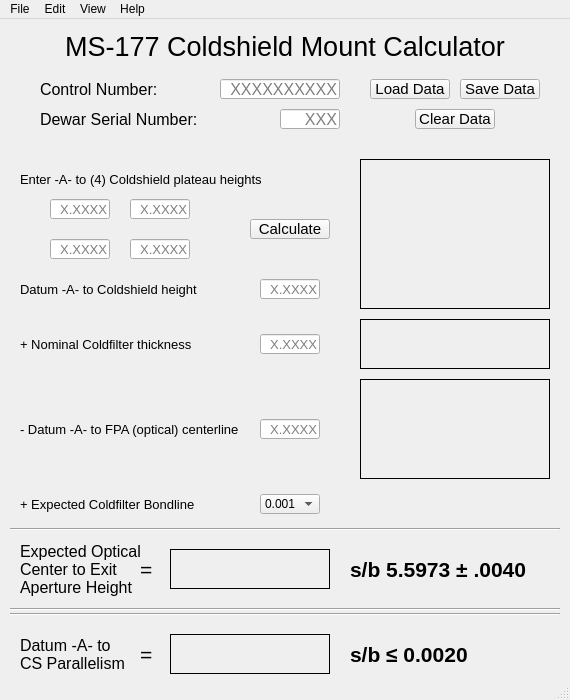
<?xml version="1.0" encoding="UTF-8"?>
<ui version="4.0">
 <class>MountCS</class>
 <widget class="QMainWindow" name="MountCS">
  <property name="geometry">
   <rect>
    <x>0</x>
    <y>0</y>
    <width>570</width>
    <height>700</height>
   </rect>
  </property>
  <property name="sizePolicy">
   <sizepolicy hsizetype="Preferred" vsizetype="Preferred">
    <horstretch>0</horstretch>
    <verstretch>0</verstretch>
   </sizepolicy>
  </property>
  <property name="minimumSize">
   <size>
    <width>570</width>
    <height>700</height>
   </size>
  </property>
  <property name="maximumSize">
   <size>
    <width>570</width>
    <height>700</height>
   </size>
  </property>
  <property name="cursor">
   <cursorShape>ArrowCursor</cursorShape>
  </property>
  <property name="windowTitle">
   <string>SBF-51801 Coldstack Calculator</string>
  </property>
  <property name="windowIcon">
   <iconset>
    <normalon>:/images/sbf40010/SHARED/DEWAR/PUBLIC/DF/177/calcSupport/LM.ico</normalon>
   </iconset>
  </property>
  <widget class="QWidget" name="centralWidget">
   <widget class="QLabel" name="labelHeader">
    <property name="geometry">
     <rect>
      <x>35</x>
      <y>12</y>
      <width>500</width>
      <height>30</height>
     </rect>
    </property>
    <property name="font">
     <font>
      <pointsize>20</pointsize>
     </font>
    </property>
    <property name="layoutDirection">
     <enum>Qt::LeftToRight</enum>
    </property>
    <property name="text">
     <string>MS-177 Coldshield Mount Calculator</string>
    </property>
    <property name="alignment">
     <set>Qt::AlignCenter</set>
    </property>
   </widget>
   <widget class="QLabel" name="labelImg1">
    <property name="geometry">
     <rect>
      <x>360</x>
      <y>140</y>
      <width>190</width>
      <height>150</height>
     </rect>
    </property>
    <property name="frameShape">
     <enum>QFrame::Box</enum>
    </property>
    <property name="text">
     <string/>
    </property>
    <property name="pixmap">
     <pixmap resource="res.qrc">:/images/sbf40010/SHARED/DEWAR/PUBLIC/DF/177/calcSupport/cs1.JPG</pixmap>
    </property>
    <property name="scaledContents">
     <bool>true</bool>
    </property>
   </widget>
   <widget class="QLabel" name="labelImg2">
    <property name="geometry">
     <rect>
      <x>360</x>
      <y>300</y>
      <width>190</width>
      <height>50</height>
     </rect>
    </property>
    <property name="frameShape">
     <enum>QFrame::Box</enum>
    </property>
    <property name="text">
     <string/>
    </property>
    <property name="pixmap">
     <pixmap resource="res.qrc">:/images/sbf40010/SHARED/DEWAR/PUBLIC/DF/177/calcSupport/cs2.JPG</pixmap>
    </property>
    <property name="scaledContents">
     <bool>true</bool>
    </property>
   </widget>
   <widget class="QLabel" name="labelImg3">
    <property name="geometry">
     <rect>
      <x>360</x>
      <y>360</y>
      <width>190</width>
      <height>100</height>
     </rect>
    </property>
    <property name="frameShape">
     <enum>QFrame::Box</enum>
    </property>
    <property name="text">
     <string/>
    </property>
    <property name="pixmap">
     <pixmap resource="res.qrc">:/images/sbf40010/SHARED/DEWAR/PUBLIC/DF/177/calcSupport/cs3.JPG</pixmap>
    </property>
    <property name="scaledContents">
     <bool>true</bool>
    </property>
   </widget>
   <widget class="QLabel" name="labelImg4">
    <property name="geometry">
     <rect>
      <x>415</x>
      <y>475</y>
      <width>80</width>
      <height>20</height>
     </rect>
    </property>
    <property name="text">
     <string/>
    </property>
    <property name="pixmap">
     <pixmap resource="res.qrc">:/images/sbf40010/SHARED/DEWAR/PUBLIC/DF/177/calcSupport/cs4.JPG</pixmap>
    </property>
    <property name="scaledContents">
     <bool>true</bool>
    </property>
   </widget>
   <widget class="Line" name="line1">
    <property name="geometry">
     <rect>
      <x>10</x>
      <y>500</y>
      <width>550</width>
      <height>20</height>
     </rect>
    </property>
    <property name="orientation">
     <enum>Qt::Horizontal</enum>
    </property>
   </widget>
   <widget class="QLabel" name="labelInput1">
    <property name="geometry">
     <rect>
      <x>40</x>
      <y>60</y>
      <width>180</width>
      <height>20</height>
     </rect>
    </property>
    <property name="font">
     <font>
      <pointsize>12</pointsize>
     </font>
    </property>
    <property name="text">
     <string>Control Number:</string>
    </property>
   </widget>
   <widget class="QLabel" name="labelInput3">
    <property name="geometry">
     <rect>
      <x>20</x>
      <y>150</y>
      <width>251</width>
      <height>20</height>
     </rect>
    </property>
    <property name="font">
     <font>
      <pointsize>10</pointsize>
     </font>
    </property>
    <property name="text">
     <string>Enter -A- to (4) Coldshield plateau heights</string>
    </property>
   </widget>
   <widget class="QLabel" name="labelInput5">
    <property name="geometry">
     <rect>
      <x>20</x>
      <y>315</y>
      <width>190</width>
      <height>20</height>
     </rect>
    </property>
    <property name="font">
     <font>
      <pointsize>10</pointsize>
      <weight>50</weight>
      <bold>false</bold>
     </font>
    </property>
    <property name="text">
     <string>+ Nominal Coldfilter thickness</string>
    </property>
   </widget>
   <widget class="QLabel" name="labelInput6">
    <property name="geometry">
     <rect>
      <x>20</x>
      <y>400</y>
      <width>240</width>
      <height>20</height>
     </rect>
    </property>
    <property name="font">
     <font>
      <pointsize>10</pointsize>
     </font>
    </property>
    <property name="text">
     <string>- Datum -A- to FPA (optical) centerline</string>
    </property>
   </widget>
   <widget class="QLabel" name="labelInput7">
    <property name="geometry">
     <rect>
      <x>20</x>
      <y>475</y>
      <width>181</width>
      <height>20</height>
     </rect>
    </property>
    <property name="font">
     <font>
      <pointsize>10</pointsize>
     </font>
    </property>
    <property name="text">
     <string>+ Expected Coldfilter Bondline</string>
    </property>
   </widget>
   <widget class="QLabel" name="labelFooter2">
    <property name="geometry">
     <rect>
      <x>140</x>
      <y>540</y>
      <width>20</width>
      <height>20</height>
     </rect>
    </property>
    <property name="font">
     <font>
      <pointsize>16</pointsize>
     </font>
    </property>
    <property name="text">
     <string>=</string>
    </property>
   </widget>
   <widget class="QLabel" name="labelFooter3">
    <property name="geometry">
     <rect>
      <x>350</x>
      <y>530</y>
      <width>210</width>
      <height>40</height>
     </rect>
    </property>
    <property name="font">
     <font>
      <pointsize>16</pointsize>
      <weight>75</weight>
      <bold>true</bold>
     </font>
    </property>
    <property name="text">
     <string>s/b 5.5973 ± .0040</string>
    </property>
   </widget>
   <widget class="QLabel" name="labelOutputHeight">
    <property name="geometry">
     <rect>
      <x>170</x>
      <y>530</y>
      <width>160</width>
      <height>40</height>
     </rect>
    </property>
    <property name="font">
     <font>
      <pointsize>20</pointsize>
      <weight>75</weight>
      <bold>true</bold>
     </font>
    </property>
    <property name="autoFillBackground">
     <bool>false</bool>
    </property>
    <property name="frameShape">
     <enum>QFrame::Box</enum>
    </property>
    <property name="text">
     <string/>
    </property>
    <property name="alignment">
     <set>Qt::AlignCenter</set>
    </property>
   </widget>
   <widget class="QLineEdit" name="lineEditControl">
    <property name="geometry">
     <rect>
      <x>220</x>
      <y>60</y>
      <width>120</width>
      <height>20</height>
     </rect>
    </property>
    <property name="font">
     <font>
      <pointsize>12</pointsize>
     </font>
    </property>
    <property name="text">
     <string/>
    </property>
    <property name="alignment">
     <set>Qt::AlignRight|Qt::AlignTrailing|Qt::AlignVCenter</set>
    </property>
    <property name="placeholderText">
     <string>XXXXXXXXXX</string>
    </property>
   </widget>
   <widget class="QLineEdit" name="lineEditCS">
    <property name="geometry">
     <rect>
      <x>260</x>
      <y>260</y>
      <width>60</width>
      <height>20</height>
     </rect>
    </property>
    <property name="font">
     <font>
      <pointsize>10</pointsize>
     </font>
    </property>
    <property name="alignment">
     <set>Qt::AlignRight|Qt::AlignTrailing|Qt::AlignVCenter</set>
    </property>
    <property name="placeholderText">
     <string>X.XXXX</string>
    </property>
   </widget>
   <widget class="QLineEdit" name="lineEditCF">
    <property name="geometry">
     <rect>
      <x>260</x>
      <y>315</y>
      <width>60</width>
      <height>20</height>
     </rect>
    </property>
    <property name="font">
     <font>
      <pointsize>10</pointsize>
     </font>
    </property>
    <property name="alignment">
     <set>Qt::AlignRight|Qt::AlignTrailing|Qt::AlignVCenter</set>
    </property>
    <property name="placeholderText">
     <string>X.XXXX</string>
    </property>
   </widget>
   <widget class="QLineEdit" name="lineEditFPA">
    <property name="geometry">
     <rect>
      <x>260</x>
      <y>400</y>
      <width>60</width>
      <height>20</height>
     </rect>
    </property>
    <property name="font">
     <font>
      <pointsize>10</pointsize>
     </font>
    </property>
    <property name="alignment">
     <set>Qt::AlignRight|Qt::AlignTrailing|Qt::AlignVCenter</set>
    </property>
    <property name="placeholderText">
     <string>X.XXXX</string>
    </property>
   </widget>
   <widget class="QPushButton" name="pushButtonLoad">
    <property name="geometry">
     <rect>
      <x>370</x>
      <y>60</y>
      <width>80</width>
      <height>20</height>
     </rect>
    </property>
    <property name="font">
     <font>
      <pointsize>11</pointsize>
     </font>
    </property>
    <property name="text">
     <string>Load Data</string>
    </property>
    <property name="autoDefault">
     <bool>true</bool>
    </property>
   </widget>
   <widget class="QPushButton" name="pushButtonClear">
    <property name="geometry">
     <rect>
      <x>415</x>
      <y>90</y>
      <width>80</width>
      <height>20</height>
     </rect>
    </property>
    <property name="font">
     <font>
      <pointsize>11</pointsize>
     </font>
    </property>
    <property name="text">
     <string>Clear Data</string>
    </property>
    <property name="autoDefault">
     <bool>true</bool>
    </property>
   </widget>
   <widget class="QPushButton" name="pushButtonCalc">
    <property name="geometry">
     <rect>
      <x>250</x>
      <y>200</y>
      <width>80</width>
      <height>20</height>
     </rect>
    </property>
    <property name="font">
     <font>
      <pointsize>11</pointsize>
     </font>
    </property>
    <property name="text">
     <string>Calculate</string>
    </property>
    <property name="autoDefault">
     <bool>true</bool>
    </property>
    <property name="default">
     <bool>false</bool>
    </property>
   </widget>
   <widget class="Line" name="line2">
    <property name="geometry">
     <rect>
      <x>10</x>
      <y>580</y>
      <width>550</width>
      <height>20</height>
     </rect>
    </property>
    <property name="orientation">
     <enum>Qt::Horizontal</enum>
    </property>
   </widget>
   <widget class="Line" name="line3">
    <property name="geometry">
     <rect>
      <x>10</x>
      <y>585</y>
      <width>550</width>
      <height>20</height>
     </rect>
    </property>
    <property name="orientation">
     <enum>Qt::Horizontal</enum>
    </property>
   </widget>
   <widget class="QLabel" name="labelFooter6">
    <property name="geometry">
     <rect>
      <x>350</x>
      <y>615</y>
      <width>210</width>
      <height>40</height>
     </rect>
    </property>
    <property name="font">
     <font>
      <pointsize>16</pointsize>
      <weight>75</weight>
      <bold>true</bold>
     </font>
    </property>
    <property name="text">
     <string>s/b ≤ 0.0020</string>
    </property>
   </widget>
   <widget class="QLabel" name="labelFooter5">
    <property name="geometry">
     <rect>
      <x>140</x>
      <y>625</y>
      <width>20</width>
      <height>20</height>
     </rect>
    </property>
    <property name="font">
     <font>
      <pointsize>16</pointsize>
     </font>
    </property>
    <property name="text">
     <string>=</string>
    </property>
   </widget>
   <widget class="QLabel" name="labelOutputParallel">
    <property name="geometry">
     <rect>
      <x>170</x>
      <y>615</y>
      <width>160</width>
      <height>40</height>
     </rect>
    </property>
    <property name="font">
     <font>
      <pointsize>20</pointsize>
      <weight>75</weight>
      <bold>true</bold>
     </font>
    </property>
    <property name="autoFillBackground">
     <bool>false</bool>
    </property>
    <property name="frameShape">
     <enum>QFrame::Box</enum>
    </property>
    <property name="text">
     <string/>
    </property>
    <property name="alignment">
     <set>Qt::AlignCenter</set>
    </property>
   </widget>
   <widget class="QLabel" name="labelFooter1">
    <property name="geometry">
     <rect>
      <x>20</x>
      <y>520</y>
      <width>121</width>
      <height>60</height>
     </rect>
    </property>
    <property name="font">
     <font>
      <pointsize>12</pointsize>
     </font>
    </property>
    <property name="text">
     <string>Expected Optical Center to Exit Aperture Height</string>
    </property>
    <property name="wordWrap">
     <bool>true</bool>
    </property>
   </widget>
   <widget class="QLabel" name="labelFooter4">
    <property name="geometry">
     <rect>
      <x>20</x>
      <y>615</y>
      <width>110</width>
      <height>40</height>
     </rect>
    </property>
    <property name="font">
     <font>
      <pointsize>12</pointsize>
     </font>
    </property>
    <property name="text">
     <string>Datum -A- to CS Parallelism</string>
    </property>
    <property name="wordWrap">
     <bool>true</bool>
    </property>
   </widget>
   <widget class="QLineEdit" name="lineEditPlateau1">
    <property name="geometry">
     <rect>
      <x>130</x>
      <y>180</y>
      <width>60</width>
      <height>20</height>
     </rect>
    </property>
    <property name="font">
     <font>
      <pointsize>10</pointsize>
     </font>
    </property>
    <property name="alignment">
     <set>Qt::AlignRight|Qt::AlignTrailing|Qt::AlignVCenter</set>
    </property>
    <property name="placeholderText">
     <string>X.XXXX</string>
    </property>
   </widget>
   <widget class="QLineEdit" name="lineEditPlateau2">
    <property name="geometry">
     <rect>
      <x>50</x>
      <y>180</y>
      <width>60</width>
      <height>20</height>
     </rect>
    </property>
    <property name="font">
     <font>
      <pointsize>10</pointsize>
     </font>
    </property>
    <property name="alignment">
     <set>Qt::AlignRight|Qt::AlignTrailing|Qt::AlignVCenter</set>
    </property>
    <property name="placeholderText">
     <string>X.XXXX</string>
    </property>
   </widget>
   <widget class="QLineEdit" name="lineEditPlateau3">
    <property name="geometry">
     <rect>
      <x>130</x>
      <y>220</y>
      <width>60</width>
      <height>20</height>
     </rect>
    </property>
    <property name="font">
     <font>
      <pointsize>10</pointsize>
     </font>
    </property>
    <property name="alignment">
     <set>Qt::AlignRight|Qt::AlignTrailing|Qt::AlignVCenter</set>
    </property>
    <property name="placeholderText">
     <string>X.XXXX</string>
    </property>
   </widget>
   <widget class="QLineEdit" name="lineEditPlateau4">
    <property name="geometry">
     <rect>
      <x>50</x>
      <y>220</y>
      <width>60</width>
      <height>20</height>
     </rect>
    </property>
    <property name="font">
     <font>
      <pointsize>10</pointsize>
     </font>
    </property>
    <property name="alignment">
     <set>Qt::AlignRight|Qt::AlignTrailing|Qt::AlignVCenter</set>
    </property>
    <property name="placeholderText">
     <string>X.XXXX</string>
    </property>
   </widget>
   <widget class="QLabel" name="labelInput4">
    <property name="geometry">
     <rect>
      <x>20</x>
      <y>260</y>
      <width>220</width>
      <height>20</height>
     </rect>
    </property>
    <property name="font">
     <font>
      <pointsize>10</pointsize>
     </font>
    </property>
    <property name="text">
     <string>Datum -A- to Coldshield height</string>
    </property>
   </widget>
   <widget class="QLabel" name="labelInput2">
    <property name="geometry">
     <rect>
      <x>40</x>
      <y>90</y>
      <width>180</width>
      <height>20</height>
     </rect>
    </property>
    <property name="font">
     <font>
      <pointsize>12</pointsize>
     </font>
    </property>
    <property name="text">
     <string>Dewar Serial Number:</string>
    </property>
   </widget>
   <widget class="QLineEdit" name="lineEditSerial">
    <property name="geometry">
     <rect>
      <x>280</x>
      <y>90</y>
      <width>60</width>
      <height>20</height>
     </rect>
    </property>
    <property name="font">
     <font>
      <pointsize>12</pointsize>
     </font>
    </property>
    <property name="text">
     <string/>
    </property>
    <property name="maxLength">
     <number>3</number>
    </property>
    <property name="alignment">
     <set>Qt::AlignRight|Qt::AlignTrailing|Qt::AlignVCenter</set>
    </property>
    <property name="placeholderText">
     <string>XXX</string>
    </property>
   </widget>
   <widget class="QPushButton" name="pushButtonSave">
    <property name="geometry">
     <rect>
      <x>460</x>
      <y>60</y>
      <width>80</width>
      <height>20</height>
     </rect>
    </property>
    <property name="font">
     <font>
      <pointsize>11</pointsize>
     </font>
    </property>
    <property name="text">
     <string>Save Data</string>
    </property>
    <property name="autoDefault">
     <bool>true</bool>
    </property>
   </widget>
   <widget class="QComboBox" name="comboBoxBL">
    <property name="geometry">
     <rect>
      <x>260</x>
      <y>475</y>
      <width>60</width>
      <height>20</height>
     </rect>
    </property>
    <item>
     <property name="text">
      <string>0.001</string>
     </property>
    </item>
    <item>
     <property name="text">
      <string>0.0015</string>
     </property>
    </item>
    <item>
     <property name="text">
      <string>0.002</string>
     </property>
    </item>
    <item>
     <property name="text">
      <string>0.0025</string>
     </property>
    </item>
    <item>
     <property name="text">
      <string>0.003</string>
     </property>
    </item>
   </widget>
  </widget>
  <widget class="QStatusBar" name="statusBar"/>
  <widget class="QMenuBar" name="menuBar">
   <property name="geometry">
    <rect>
     <x>0</x>
     <y>0</y>
     <width>570</width>
     <height>20</height>
    </rect>
   </property>
   <widget class="QMenu" name="menuFile">
    <property name="title">
     <string>File</string>
    </property>
    <addaction name="actionLoad"/>
    <addaction name="actionSave"/>
    <addaction name="separator"/>
    <addaction name="actionExit"/>
   </widget>
   <widget class="QMenu" name="menuEdit">
    <property name="title">
     <string>Edit</string>
    </property>
    <addaction name="actionClear"/>
    <addaction name="actionScreenShot"/>
    <addaction name="actionShowNotepad"/>
   </widget>
   <widget class="QMenu" name="menuView">
    <property name="title">
     <string>View</string>
    </property>
    <addaction name="actionShowCalc"/>
    <addaction name="actionShowBuild"/>
   </widget>
   <widget class="QMenu" name="menuHelp">
    <property name="title">
     <string>Help</string>
    </property>
    <addaction name="actionTutorial"/>
    <addaction name="actionAbout"/>
   </widget>
   <addaction name="menuFile"/>
   <addaction name="menuEdit"/>
   <addaction name="menuView"/>
   <addaction name="menuHelp"/>
  </widget>
  <action name="actionLoad">
   <property name="text">
    <string>Load Data</string>
   </property>
  </action>
  <action name="actionSave">
   <property name="text">
    <string>Save Data</string>
   </property>
  </action>
  <action name="actionExit">
   <property name="text">
    <string>Exit</string>
   </property>
  </action>
  <action name="actionClear">
   <property name="text">
    <string>Clear Data</string>
   </property>
  </action>
  <action name="actionScreenShot">
   <property name="text">
    <string>Get Screenshot</string>
   </property>
  </action>
  <action name="actionShowNotepad">
   <property name="text">
    <string>Show Notepad</string>
   </property>
  </action>
  <action name="actionShowCalc">
   <property name="text">
    <string>Show Calculations</string>
   </property>
  </action>
  <action name="actionShowBuild">
   <property name="text">
    <string>Show Build History</string>
   </property>
  </action>
  <action name="actionAbout">
   <property name="text">
    <string>About</string>
   </property>
  </action>
  <action name="actionTutorial">
   <property name="text">
    <string>How to Use</string>
   </property>
  </action>
 </widget>
 <layoutdefault spacing="6" margin="11"/>
 <tabstops>
  <tabstop>lineEditControl</tabstop>
  <tabstop>lineEditSerial</tabstop>
  <tabstop>pushButtonLoad</tabstop>
  <tabstop>pushButtonSave</tabstop>
  <tabstop>pushButtonClear</tabstop>
  <tabstop>lineEditPlateau2</tabstop>
  <tabstop>lineEditPlateau1</tabstop>
  <tabstop>lineEditPlateau4</tabstop>
  <tabstop>lineEditPlateau3</tabstop>
  <tabstop>pushButtonCalc</tabstop>
  <tabstop>lineEditCS</tabstop>
  <tabstop>lineEditCF</tabstop>
  <tabstop>lineEditFPA</tabstop>
  <tabstop>comboBoxBL</tabstop>
 </tabstops>
 <resources>
  <include location="res.qrc"/>
 </resources>
 <connections>
  <connection>
   <sender>pushButtonLoad</sender>
   <signal>clicked()</signal>
   <receiver>MountCS</receiver>
   <slot>loadData()</slot>
   <hints>
    <hint type="sourcelabel">
     <x>409</x>
     <y>97</y>
    </hint>
    <hint type="destinationlabel">
     <x>289</x>
     <y>287</y>
    </hint>
   </hints>
  </connection>
  <connection>
   <sender>pushButtonClear</sender>
   <signal>clicked()</signal>
   <receiver>MountCS</receiver>
   <slot>clearData()</slot>
   <hints>
    <hint type="sourcelabel">
     <x>509</x>
     <y>97</y>
    </hint>
    <hint type="destinationlabel">
     <x>289</x>
     <y>287</y>
    </hint>
   </hints>
  </connection>
  <connection>
   <sender>pushButtonCalc</sender>
   <signal>clicked()</signal>
   <receiver>MountCS</receiver>
   <slot>calculateData()</slot>
   <hints>
    <hint type="sourcelabel">
     <x>289</x>
     <y>237</y>
    </hint>
    <hint type="destinationlabel">
     <x>289</x>
     <y>287</y>
    </hint>
   </hints>
  </connection>
  <connection>
   <sender>pushButtonSave</sender>
   <signal>clicked()</signal>
   <receiver>MountCS</receiver>
   <slot>saveData()</slot>
   <hints>
    <hint type="sourcelabel">
     <x>499</x>
     <y>69</y>
    </hint>
    <hint type="destinationlabel">
     <x>284</x>
     <y>339</y>
    </hint>
   </hints>
  </connection>
  <connection>
   <sender>actionShowNotepad</sender>
   <signal>triggered()</signal>
   <receiver>MountCS</receiver>
   <slot>showNotepad()</slot>
   <hints>
    <hint type="sourcelabel">
     <x>-1</x>
     <y>-1</y>
    </hint>
    <hint type="destinationlabel">
     <x>284</x>
     <y>349</y>
    </hint>
   </hints>
  </connection>
  <connection>
   <sender>actionShowCalc</sender>
   <signal>triggered()</signal>
   <receiver>MountCS</receiver>
   <slot>showCalculations()</slot>
   <hints>
    <hint type="sourcelabel">
     <x>-1</x>
     <y>-1</y>
    </hint>
    <hint type="destinationlabel">
     <x>284</x>
     <y>349</y>
    </hint>
   </hints>
  </connection>
  <connection>
   <sender>actionShowBuild</sender>
   <signal>triggered()</signal>
   <receiver>MountCS</receiver>
   <slot>showBuildData()</slot>
   <hints>
    <hint type="sourcelabel">
     <x>-1</x>
     <y>-1</y>
    </hint>
    <hint type="destinationlabel">
     <x>284</x>
     <y>349</y>
    </hint>
   </hints>
  </connection>
  <connection>
   <sender>actionScreenShot</sender>
   <signal>triggered()</signal>
   <receiver>MountCS</receiver>
   <slot>getScreenShot()</slot>
   <hints>
    <hint type="sourcelabel">
     <x>-1</x>
     <y>-1</y>
    </hint>
    <hint type="destinationlabel">
     <x>284</x>
     <y>349</y>
    </hint>
   </hints>
  </connection>
  <connection>
   <sender>actionSave</sender>
   <signal>triggered()</signal>
   <receiver>MountCS</receiver>
   <slot>saveData()</slot>
   <hints>
    <hint type="sourcelabel">
     <x>-1</x>
     <y>-1</y>
    </hint>
    <hint type="destinationlabel">
     <x>284</x>
     <y>349</y>
    </hint>
   </hints>
  </connection>
  <connection>
   <sender>actionLoad</sender>
   <signal>triggered()</signal>
   <receiver>MountCS</receiver>
   <slot>loadData()</slot>
   <hints>
    <hint type="sourcelabel">
     <x>-1</x>
     <y>-1</y>
    </hint>
    <hint type="destinationlabel">
     <x>284</x>
     <y>349</y>
    </hint>
   </hints>
  </connection>
  <connection>
   <sender>actionExit</sender>
   <signal>triggered()</signal>
   <receiver>MountCS</receiver>
   <slot>close()</slot>
   <hints>
    <hint type="sourcelabel">
     <x>-1</x>
     <y>-1</y>
    </hint>
    <hint type="destinationlabel">
     <x>284</x>
     <y>349</y>
    </hint>
   </hints>
  </connection>
  <connection>
   <sender>actionClear</sender>
   <signal>triggered()</signal>
   <receiver>MountCS</receiver>
   <slot>clearData()</slot>
   <hints>
    <hint type="sourcelabel">
     <x>-1</x>
     <y>-1</y>
    </hint>
    <hint type="destinationlabel">
     <x>284</x>
     <y>349</y>
    </hint>
   </hints>
  </connection>
  <connection>
   <sender>actionAbout</sender>
   <signal>triggered()</signal>
   <receiver>MountCS</receiver>
   <slot>showAbout()</slot>
   <hints>
    <hint type="sourcelabel">
     <x>-1</x>
     <y>-1</y>
    </hint>
    <hint type="destinationlabel">
     <x>284</x>
     <y>349</y>
    </hint>
   </hints>
  </connection>
  <connection>
   <sender>actionTutorial</sender>
   <signal>triggered()</signal>
   <receiver>MountCS</receiver>
   <slot>showTutorial()</slot>
   <hints>
    <hint type="sourcelabel">
     <x>-1</x>
     <y>-1</y>
    </hint>
    <hint type="destinationlabel">
     <x>284</x>
     <y>349</y>
    </hint>
   </hints>
  </connection>
 </connections>
 <slots>
  <slot>loadData()</slot>
  <slot>saveData()</slot>
  <slot>clearData()</slot>
  <slot>calculateData()</slot>
  <slot>getScreenShot()</slot>
  <slot>showNotepad()</slot>
  <slot>showCalculations()</slot>
  <slot>showBuildData()</slot>
  <slot>showTutorial()</slot>
  <slot>showAbout()</slot>
 </slots>
</ui>
